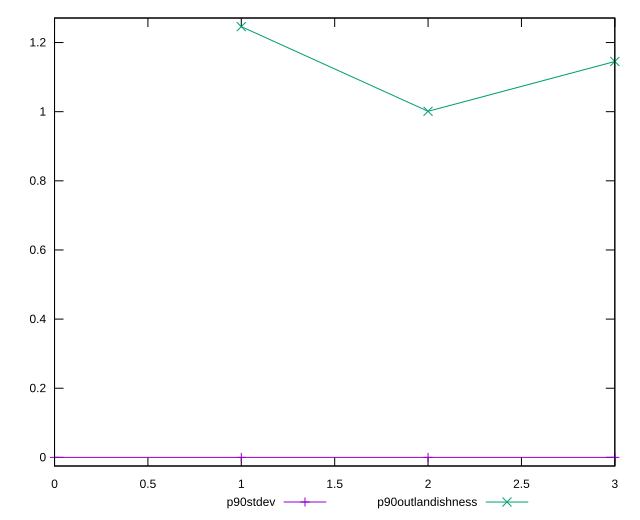

Generate this figure with gnuplot:
reset

$p90Stdev <<EOF
0 0
1 1.2271870164931907e-17
2 1.264040431847902e-17
3 1.2415480016191132e-17
EOF

$p90Outlandishness <<EOF
1 1.2460140625
2 1.0011045993451013
3 1.14522925443787
EOF

set key outside below
set xrange [0:3]
set yrange [-0.024920281250000002:1.27093434375]
set trange [-0.024920281250000002:1.27093434375]
set terminal svg size 640, 520 enhanced background rgb 'white'
set output "reports/report_00033_2021-03-01T14-23-16.841Z/meta/score-difference/progression/stddev.svg"

plot $p90Stdev title "p90stdev" with linespoints, \
     $p90Outlandishness title "p90outlandishness" with linespoints

reset
